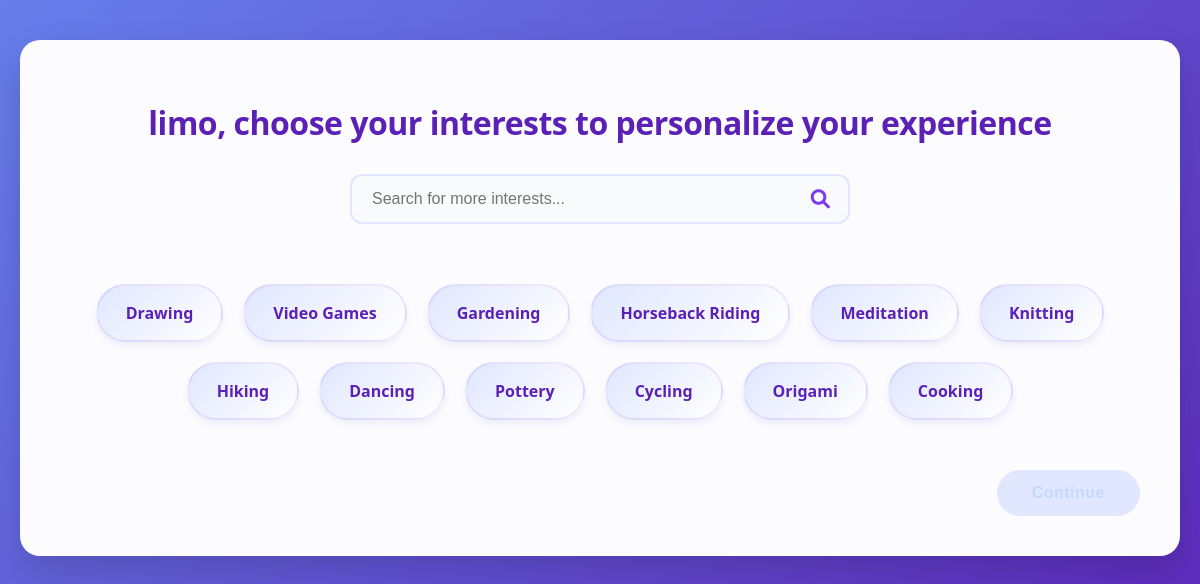
Screenshot of /accounts/select-interests/ (signed in) with the database file from the repository.
### accounts/models.py (models this page shows, shortened)
class Interest(models.Model):
    name = models.CharField(max_length=50, unique=True)
    description = models.TextField(blank=True, null=True)
    related_interests = models.ManyToManyField('self', blank=True, symmetrical=True)
    created_at = models.DateTimeField(auto_now_add=True)

### accounts/views.py (the view)
# urls.py: path('select-interests/', views.select_interests, name='select_interests'),
@login_required
def select_interests(request):
    if request.user.userprofile.interests.exists():
        return redirect('update_profile_picture')  # Redirect to profile picture upload if interests already set
    if request.method == 'POST':
        selected_ids = request.POST.getlist('interests')
        selected_interests = Interest.objects.filter(id__in=selected_ids)
        request.user.userprofile.interests.set(selected_interests)
        return redirect('update_profile_picture')  # Redirect to profile picture upload after saving interests
    all_interests = Interest.objects.all()
    sample_interests = all_interests.order_by('?')[:12]  # Randomly select 12 interests
    return render(request, 'accounts/select_interests.html', {
        'sample_interests': sample_interests,
        'all_interests': all_interests,
        'username': request.user.username
    })

### accounts/context_processors.py (called while the page is built)
def notification_count(request):
    if request.user.is_authenticated:
        unread_count = Notification.objects.filter(recipient=request.user, is_read=False).count()
        return {'unread_notification_count': unread_count}
    return {'unread_notification_count': 0}

### events/context_processors.py (called while the page is built)
def events_context(request):
    events = Event.objects.all().order_by('start_time').prefetch_related('interests')
    return {'events': events}

### templates/accounts/select_interests.html (shortened to what this page needs)
<!DOCTYPE html>
<html lang="en">
<head>
    <link rel="stylesheet" href="https://cdnjs.cloudflare.com/ajax/libs/font-awesome/6.0.0/css/all.min.css">
</head>
<body>
    <div class="container">
        <h1 class="title">{{ username }}, choose your interests to personalize your experience</h1>
        <div class="search-container">
            <input type="text" id="search-bar" class="search-bar" placeholder="Search for more interests...">
            <i class="fas fa-search search-icon"></i>
        </div>
        <div id="interests-container">
            {% for interest in sample_interests %}
            <div class="interest-item" data-id="{{ interest.id }}">
                {{ interest.name }}
            </div>
            {% endfor %}
        </div>
        <div class="has-text-right">
            <button class="button" id="continue-button" disabled>Continue</button>
        </div>
    </div>
</body>
</html>

### templates/accounts/select_interests.html (style rules this page uses)
:root { --primary-1: #4c51bf; --primary-2: #667eea; --primary-3: #5b21b6; --accent-1: #7c3aed; --accent-2: #8b5cf6; --neutral-1: #e0e7ff; --neutral-2: #c3dafe; }
body { font-family: 'Segoe UI', sans-serif; background: linear-gradient(135deg, var(--primary-2) 0%, var(--primary-3) 100%); min-height: 100vh; color: #1e293b; margin: 0; padding: 20px; }
.container { background: rgba(255, 255, 255, 0.98); padding: 40px; border-radius: 20px; box-shadow: 0 15px 35px rgba(0, 0, 0, 0.15); max-width: 1200px; margin: 20px auto; transform: translateY(0); transition: all 0.4s cubic-bezier(0.4, 0, 0.2, 1); position: relative; }
.title { font-size: 2em; color: var(--primary-3); margin-bottom: 30px; text-align: center; font-weight: 700; letter-spacing: -0.5px; }
.search-container { position: relative; max-width: 500px; margin: 0 auto 40px; width: 100%; box-sizing: border-box; }
.search-bar { width: 100%; padding: 14px 45px 14px 20px; border: 2px solid var(--neutral-1); border-radius: 12px; font-size: 1em; transition: all 0.3s ease; background: #f8fafc; color: var(--primary-3); box-sizing: border-box; }
.search-icon { position: absolute; right: 20px; top: 50%; transform: translateY(-50%); color: var(--accent-1); font-size: 1.2em; }
#interests-container { display: flex; flex-wrap: wrap; gap: 20px; justify-content: center; padding: 20px; }
.interest-item { background: linear-gradient(135deg, var(--neutral-1) 0%, rgba(255, 255, 255, 0.9) 100%); padding: 16px 28px; border: 2px solid rgba(124, 58, 237, 0.1); border-radius: 50px; cursor: pointer; transition: all 0.3s cubic-bezier(0.4, 0, 0.2, 1); font-weight: 600; color: var(--primary-3); display: inline-flex; align-items: center; justify-content: center; box-shadow: 0 4px 6px rgba(76, 81, 191, 0.08); position: relative; overflow: hidden; }
.interest-item::after { content: ''; position: absolute; top: 0; left: 0; right: 0; bottom: 0; background: linear-gradient(135deg, rgba(124, 58, 237, 0.05) 0%, rgba(76, 81, 191, 0.05) 100%); opacity: 0; transition: opacity 0.3s ease; }
.button { padding: 14px 35px; background: linear-gradient(135deg, var(--primary-1) 0%, var(--accent-1) 100%); border: none; border-radius: 50px; color: white; font-size: 1em; font-weight: 700; cursor: pointer; transition: all 0.3s cubic-bezier(0.4, 0, 0.2, 1); margin-top: 30px; letter-spacing: 0.5px; }
.button:disabled { background: var(--neutral-1); color: var(--neutral-2); cursor: not-allowed; transform: none; box-shadow: none; }
.has-text-right { text-align: right; }

### rows the page displays
Interest: name "Drawing"
Interest: name "Video Games"
Interest: name "Gardening"
Interest: name "Horseback Riding"
Interest: name "Meditation"
Interest: name "Knitting"
Interest: name "Hiking"
Interest: name "Dancing"
Interest: name "Pottery"
Interest: name "Cycling"
Interest: name "Origami"
Interest: name "Cooking"

### other values shown
{{ username }} "limo"
